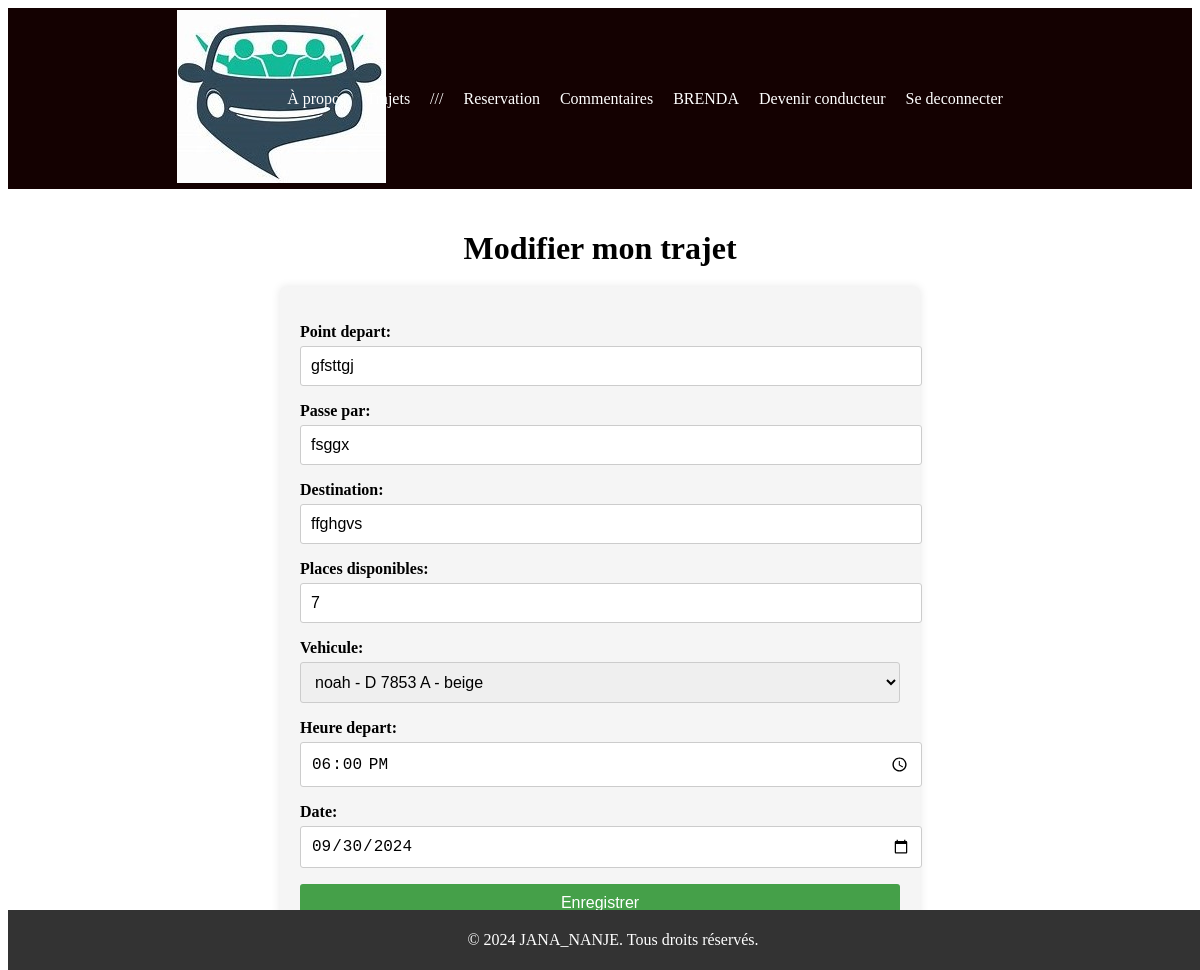
Before: /trajet/3/modifier/ (signed in) with the older database file.
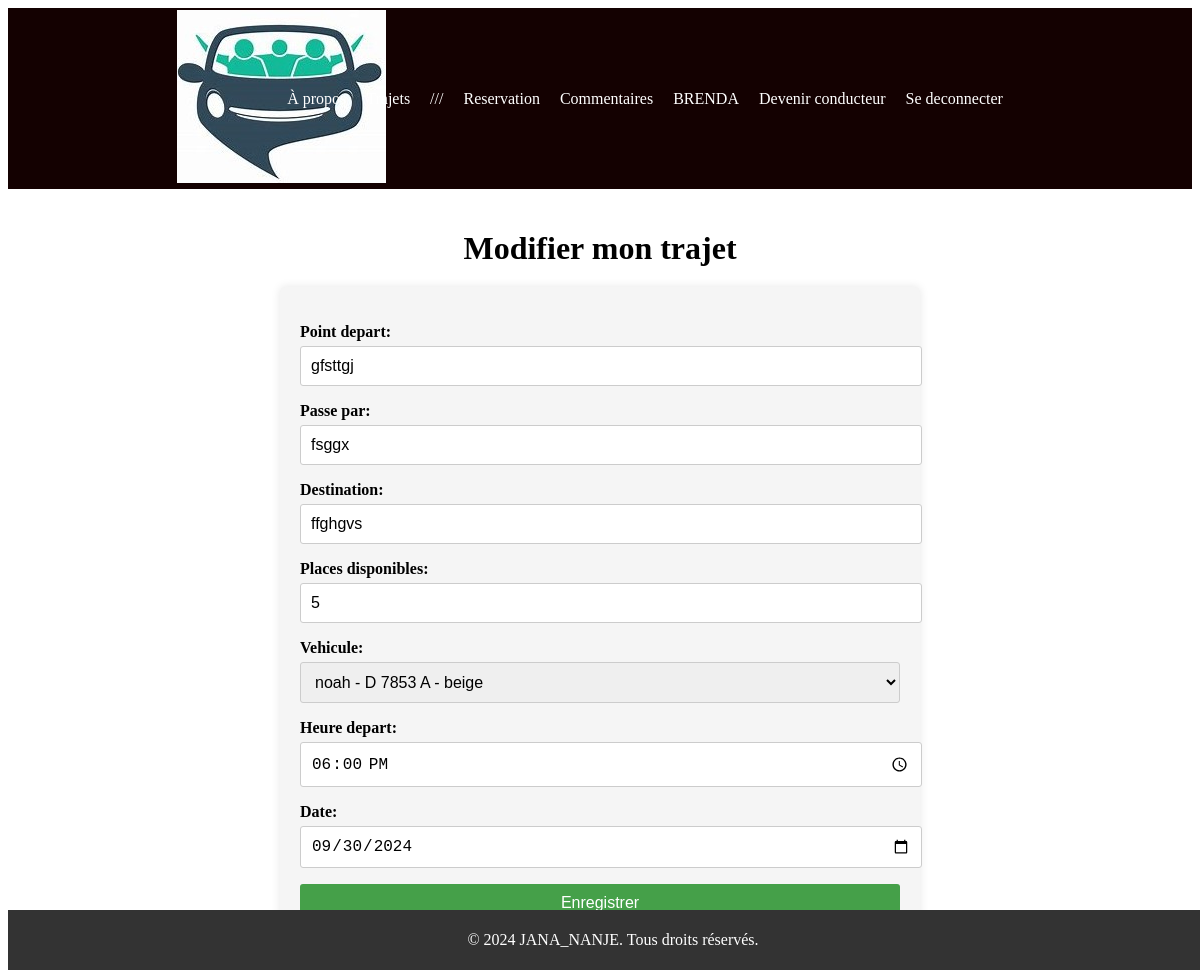
After: the same page with the newer database file.
### covoiturage/models.py (models this page shows, shortened)
class Trajet(models.Model):
    point_depart = models.CharField(max_length=255)
    passe_par = models.CharField(max_length=255, null=True)
    destination = models.CharField(max_length=255)
    heure_depart = models.TimeField(editable=True, null=True)
    places_disponibles = models.IntegerField()
    date = models.DateField(editable=True, null=True)
    user = models.ForeignKey(User, on_delete=models.CASCADE, null=True)
    vehicule = models.ForeignKey(Vehicule, on_delete=models.CASCADE, null=True)
    status = models.CharField(max_length=20, default='En cours', choices=[('En cours', 'En cours'), ('Terminee', 'Terminé')])

### Stage/views.py (the view)
# urls.py: path('trajet/<int:trajet_id>/modifier/', views.modifierT, name='modifierT'),
def modifierT(request, trajet_id):
    trajet = get_object_or_404(Trajet, id=trajet_id, user=request.user)
    if request.method == 'POST':
        form = TrajetForm(request.POST, instance=trajet)
        if form.is_valid():
            trajet = form.save(commit=False)
            trajet.user = request.user
            trajet.save()
            return render(request,'dashboard_driver.html')
    else:
        form = TrajetForm(instance=trajet)
    return render(request, 'modifierT.html', {'form': form, 'trajet': trajet})

### Stage/forms.py
class TrajetForm(forms.ModelForm):
    class Meta:
        model = Trajet
        fields = [
            'point_depart',
            'passe_par',
            'destination',
            'places_disponibles',
            'vehicule',
            'heure_depart',
            'date',
        ]
        widgets = {
            'point_depart': forms.TextInput(attrs={'required': 'true'}),
            'passe_par': forms.TextInput(attrs={'required': 'false'}),
            'destination': forms.TextInput(attrs={'required': 'true'}),
            'vehicule': forms.Select(attrs={'required': 'true'}),
            'places_disponibles': forms.NumberInput(attrs={'min': 1, 'required': 'true'}),
            'heure_depart': forms.TimeInput(attrs={'type': 'time', 'required': 'true'}),
            'date': forms.DateInput(attrs={'type': 'date', 'required': 'true'}),
        }
    def __init__(self, *args, **kwargs):
        user = kwargs.pop('user', None)
        super(TrajetForm, self).__init__(*args, **kwargs)
        if user:
            self.fields['vehicule'].queryset = user.vehicules.all()

### covoiturage/models.py (called while the page is built)
    def __str__(self) -> str:
        return f"{self.modele} - {self.plaque} - {self.color}"

### templates/modifierT.html (shortened to what this page needs)
{% extends 'index.html' %}
{% load static %}
{% block section %}
  <link rel="stylesheet" href="{% static 'ajouterT.css' %}">
    <h1>Modifier mon trajet</h1>
    <form method="POST">
        {{ form.as_p }}
        <button type="submit">Enregistrer</button>
    </form>
{% endblock section %}

Changed rows visible on the page:
changed Trajet "gfsttgj": places_disponibles "7" → "5"
